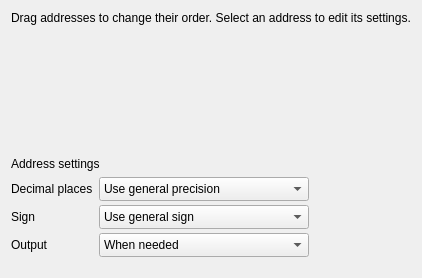
                    <widget class="QWidget" name="sequencingTab">
                        <attribute name="title">
                            <string>Sequencing</string>
                        </attribute>
                        <layout class="QVBoxLayout" name="sequencingLayout">
                            <item>
                                <widget class="QLabel" name="sequencingHint">
                                    <property name="text">
                                        <string>Drag addresses to change their order. Select an address to edit its settings.</string>
                                    </property>
                                </widget>
                            </item>
                            <item>
                                <widget class="QWidget" name="addressOrder">
                                    <property name="minimumSize">
                                        <size>
                                            <width>0</width>
                                            <height>120</height>
                                        </size>
                                    </property>
                                    <property name="maximumSize">
                                        <size>
                                            <width>16777215</width>
                                            <height>156</height>
                                        </size>
                                    </property>
                                </widget>
                            </item>
                            <item>
                                <widget class="QLabel" name="selectedAddressLabel">
                                    <property name="text">
                                        <string>Address settings</string>
                                    </property>
                                </widget>
                            </item>
                            <item>
                                <layout class="QFormLayout" name="sequencingForm">
                                    <item row="0" column="0">
                                        <widget class="QLabel" name="addressPrecisionLabel">
                                            <property name="text">
                                                <string>Decimal places</string>
                                            </property>
                                        </widget>
                                    </item>
                                    <item row="0" column="1">
                                        <widget class="QComboBox" name="addressPrecision">
                                            <item>
                                                <property name="text">
                                                    <string>Use general precision</string>
                                                </property>
                                            </item>
                                            <item>
                                                <property name="text">
                                                    <string>0</string>
                                                </property>
                                            </item>
                                            <item>
                                                <property name="text">
                                                    <string>1</string>
                                                </property>
                                            </item>
                                            <item>
                                                <property name="text">
                                                    <string>2</string>
                                                </property>
                                            </item>
                                            <item>
                                                <property name="text">
                                                    <string>3</string>
                                                </property>
                                            </item>
                                            <item>
                                                <property name="text">
                                                    <string>4</string>
                                                </property>
                                            </item>
                                            <item>
                                                <property name="text">
                                                    <string>5</string>
                                                </property>
                                            </item>
                                            <item>
                                                <property name="text">
                                                    <string>6</string>
                                                </property>
                                            </item>
                                            <item>
                                                <property name="text">
                                                    <string>7</string>
                                                </property>
                                            </item>
                                            <item>
                                                <property name="text">
                                                    <string>8</string>
                                                </property>
                                            </item>
                                            <item>
                                                <property name="text">
                                                    <string>9</string>
                                                </property>
                                            </item>
                                            <item>
                                                <property name="text">
                                                    <string>10</string>
                                                </property>
                                            </item>
                                            <item>
                                                <property name="text">
                                                    <string>11</string>
                                                </property>
                                            </item>
                                            <item>
                                                <property name="text">
                                                    <string>12</string>
                                                </property>
                                            </item>
                                            <property name="maximumSize">
                                                <size>
                                                    <width>210</width>
                                                    <height>16777215</height>
                                                </size>
                                            </property>
                                            <property name="sizeAdjustPolicy">
                                                <enum>QComboBox::SizeAdjustPolicy::AdjustToMinimumContentsLengthWithIcon</enum>
                                            </property>
                                            <property name="minimumContentsLength">
                                                <number>16</number>
                                            </property>
                                        </widget>
                                    </item>
                                    <item row="1" column="0">
                                        <widget class="QLabel" name="addressSignLabel">
                                            <property name="text">
                                                <string>Sign</string>
                                            </property>
                                        </widget>
                                    </item>
                                    <item row="1" column="1">
                                        <widget class="QComboBox" name="addressSign">
                                            <item>
                                                <property name="text">
                                                    <string>Use general sign</string>
                                                </property>
                                            </item>
                                            <item>
                                                <property name="text">
                                                    <string>Negative only</string>
                                                </property>
                                            </item>
                                            <item>
                                                <property name="text">
                                                    <string>Always show sign</string>
                                                </property>
                                            </item>
                                            <item>
                                                <property name="text">
                                                    <string>No plus sign</string>
                                                </property>
                                            </item>
                                            <property name="maximumSize">
                                                <size>
                                                    <width>210</width>
                                                    <height>16777215</height>
                                                </size>
                                            </property>
                                            <property name="sizeAdjustPolicy">
                                                <enum>QComboBox::SizeAdjustPolicy::AdjustToMinimumContentsLengthWithIcon</enum>
                                            </property>
                                            <property name="minimumContentsLength">
                                                <number>16</number>
                                            </property>
                                        </widget>
                                    </item>
                                    <item row="2" column="0">
                                        <widget class="QLabel" name="addressRequiredLabel">
                                            <property name="text">
                                                <string>Output</string>
                                            </property>
                                        </widget>
                                    </item>
                                    <item row="2" column="1">
                                        <widget class="QComboBox" name="addressRequired">
                                            <item>
                                                <property name="text">
                                                    <string>When needed</string>
                                                </property>
                                            </item>
                                            <item>
                                                <property name="text">
                                                    <string>Every applicable block</string>
                                                </property>
                                            </item>
                                            <property name="maximumSize">
                                                <size>
                                                    <width>210</width>
                                                    <height>16777215</height>
                                                </size>
                                            </property>
                                            <property name="sizeAdjustPolicy">
                                                <enum>QComboBox::SizeAdjustPolicy::AdjustToMinimumContentsLengthWithIcon</enum>
                                            </property>
                                            <property name="minimumContentsLength">
                                                <number>16</number>
                                            </property>
                                        </widget>
                                    </item>
                                    <property name="fieldGrowthPolicy">
                                        <enum>QFormLayout::FieldGrowthPolicy::AllNonFixedFieldsGrow</enum>
                                    </property>
                                    <property name="formAlignment">
                                        <set>Qt::AlignmentFlag::AlignLeft|Qt::AlignmentFlag::AlignTop</set>
                                    </property>
                                    <property name="verticalSpacing">
                                        <number>4</number>
                                    </property>
                                </layout>
                            </item>
                            <item>
                                <spacer name="sequencingSpacer">
                                    <property name="orientation">
                                        <enum>Qt::Orientation::Vertical</enum>
                                    </property>
                                    <property name="sizeHint" stdset="0">
                                        <size>
                                            <width>20</width>
                                            <height>10</height>
                                        </size>
                                    </property>
                                </spacer>
                            </item>
                        </layout>
                    </widget>
